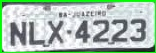
#> input picture TCC-DIEGO/ResultadoFinal/OFICIAL.jpg, 156 x 53 px
$ python TratandPlaca02.py   (Python 2 division)   (older library calls are emulated)
#> lines starting #> are read from the running program, lines starting #| are printed output that depends on the picture; after the words box and inside, x2 and y2 are one past the last pixel; in counts of white or black regions, pixels touching at a corner belong together
# encoding: utf-8
import cv2
from PIL import Image
import pytesseract
import argparse
import os
import numpy as np
import mahotas

'''Agora iremos tratar apenas a placa retirada'''
img_in = cv2.imread('OFICIAL.jpg')
#> img_in is the input picture: shape (53, 156, 3); mean B, G, R 178.5, 193.5, 171.2
img = cv2.cvtColor(img_in, cv2.COLOR_BGR2GRAY)
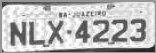
#> img: shape (53, 156); min 30, max 255, mean 185.1
cv2.imshow('Original', img_in)
cv2.imshow('Cinza', img)

aumetando = cv2.resize(img, (300, 100), 0.5, 0.5);
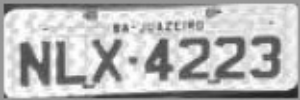
#> aumetando: shape (100, 300); min 31, max 255, mean 185
cv2.imshow('Redimensionada', aumetando)
cv2.imwrite('OFICIAL_Maior.jpg',aumetando)

_, binarizada = cv2.threshold(aumetando, 95, 255, cv2.THRESH_BINARY)
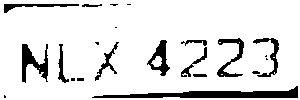
#> binarizada: shape (100, 300); 88.2% white; 22 black regions (8 under 20 px), largest, box (x1, y1, x2, y2) and area: (92, 86, 298, 98) 1143, (22, 44, 48, 83) 468, (217, 38, 244, 77) 341
cv2.imshow('PlacaBinarizada', binarizada)
cv2.imwrite('BINARIZADA.jpg', binarizada)

suave = cv2.GaussianBlur(binarizada, (3, 3), 2)
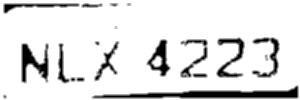
#> suave: shape (100, 300); min 0, max 255, mean 225
cv2.imshow('PlacaSuavizada', suave)

blur_mediana = cv2.medianBlur(suave, 15)
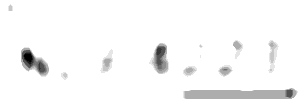
#> blur_mediana: shape (100, 300); min 0, max 255, mean 247.1
blur = cv2.blur(blur_mediana, (9, 21))
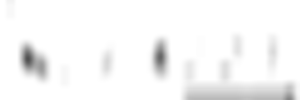
#> blur: shape (100, 300); min 81, max 255, mean 246.9
cv2.imwrite("Filtrada02.jpg", suave)
'''Aqui consigo ler as letras e nuemros'''
#> (the run stopped early here; a loop or call above may not have finished)
